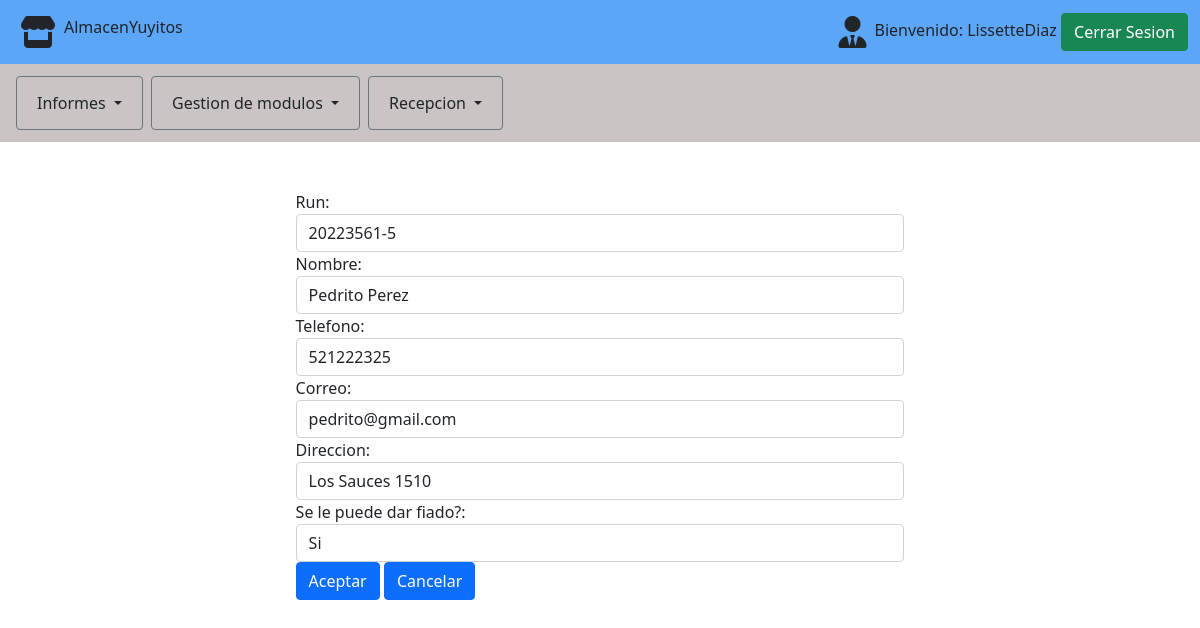
Page /clientes/editar/1 (signed in) on the committed database.
### src/models.py (models this page shows)
class CLIENTE(models.Model):
    run = models.CharField(max_length=10, default=None)
    nombre = models.CharField(max_length=100, default=None)
    telefono = models.CharField(max_length=12, default=None)
    correo = models.CharField(max_length=128, default=None)
    direccion = models.CharField(max_length=150, default=None)
    estado = models.IntegerField(default=None,choices=estado_cliente)

### src/views.py (the view, shortened to what this page needs)
# urls.py: path('clientes/editar/<int:pk>', ClienteActualizar.as_view(template_name = "clientes/actualizar.html"), name='actualizar'),
@method_decorator(login_required, name='dispatch')
class ClienteActualizar(SuccessMessageMixin, UpdateView):
    model = CLIENTE
    form = FormCliente()
    fields = "__all__"
    success_message = 'Cliente actualizado correctamente'

### src/templates/clientes/actualizar.html (shortened to what this page needs)
{% extends 'layout.html' %}
{% load widget_tweaks %}
{% block content %}
    <div class="container p-3">
        <div class="container registro pt-3" style="width:60%">
            <form method="post" action="" class="p-3">
                <div class="form-group">
                    <label for="username" class="txt_negrita">Run:</label>
                    {{ form.run|add_class:"form-control" }}
                </div>
                <div class="form-group">
                    <label for="first_name" class="txt_negrita">Nombre:</label>
                    {{ form.nombre|add_class:"form-control" }}
                </div>
                <div class="form-group">
                    <label for="last_name" class="txt_negrita">Telefono:</label>
                    {{ form.telefono|add_class:"form-control" }}
                </div>
                <div class="form-group">
                    <label for="email" class="txt_negrita">Correo:</label>
                    {{ form.correo|add_class:"form-control" }}
                </div>
                <div class="form-group">
                    <label for="password1" class="txt_negrita">Direccion:</label>
                    {{ form.direccion|add_class:"form-control" }}
                </div>
                <div class="form-group">
                    <label for="password2" class="txt_negrita">Se le puede dar fiado?:</label>
                    {{ form.estado|add_class:"form-control" }}
                </div>
                <button type="submit" id="boton_aceptar" class="btn btn-primary">Aceptar</button>
                <a href="{% url 'listarClientes' %}" type="submit" class="btn btn-primary">Cancelar</a>
            </form>
        </div>
    </div>
{% endblock %}

### src/templates/layout.html (shortened to what this page needs)
{% load static %}
<!DOCTYPE HTML>
<html>
    <head>
        <link href="https://cdn.jsdelivr.net/npm/bootstrap@5.0.0-beta3/dist/css/bootstrap.min.css" rel="stylesheet">
        <link rel="stylesheet" href="{% static 'css/layout.css' %}">
    </head>
    <body>
        <nav class="navbar contenedor-principal navbar-expand-lg">
            <div class="container-fluid">
                <div class="collapse navbar-collapse" id="navbarSupportedContent">
                    <i class="fas fa-store fa-2x p-2"></i>
                    <h6>Almacen</h6>
                    <h6>Yuyitos</h6>
                </div>
                <div class="p-2">
                    <i class="fas fa-user-tie fa-2x"></i>
                </div>
                <div class="nombre-usuario">
                    {% if user.is_authenticated %}
                        <span id="username">Bienvenido: {{ request.user }}</span>
                        <a href="{% url 'logout'%}?next={{request.path}}" class="btn btn-success">Cerrar Sesion</a>
                    {% endif %}
                </div>
            </div>
        </nav>
    <nav class="navbar navegador navbar-expand-lg">
        <div class="container-fluid">
            <div class="collapse navbar-collapse" id="navbarSupportedContent">
                <ul class="navbar-nav me-auto mb-2 mb-lg-0">
                    <li class="nav-item dropdown btn btn-outline-secondary m-1">
                        <a class="nav-link dropdown-toggle text-dark" href="#" id="navbarDropdown" role="button" data-bs-toggle="dropdown" aria-haspopup="true" aria-expanded="false">
                            Informes
                        </a>
                    </li>
                    <li class="nav-item dropdown btn btn-outline-secondary m-1">
                        <a class="nav-link dropdown-toggle text-dark" href="#" id="navbarDropdown" role="button" data-bs-toggle="dropdown" aria-haspopup="true" aria-expanded="false">
                            Gestion de modulos
                        </a>
                    </li>
                    <li class="nav-item dropdown btn btn-outline-secondary  m-1">
                        <a class="nav-link dropdown-toggle text-dark" href="#" id="navbarDropdown" role="button" data-bs-toggle="dropdown" aria-haspopup="true" aria-expanded="false">
                        Recepcion
                        </a>
                    </li>
                </ul>
            </div>
        </div>
    </nav>
    <div id="content">
        {% block content %}{% endblock %}
    </div>
    </body>
</html>

### src/static/css/layout.css (style rules this page uses)
.contenedor-principal { background-color: #5ba6f6; }
.contenedor-principal i { float: left; }
.navegador { background-color: #cac5c4; }

### rows in the picture
CLIENTE: run "20223561-5", nombre "Pedrito Perez", telefono "521222325", correo "pedrito@gmail.com", direccion "Los Sauces 1510", estado "Si"

### other values in the picture
{{ request.user }} "LissetteDiaz"
